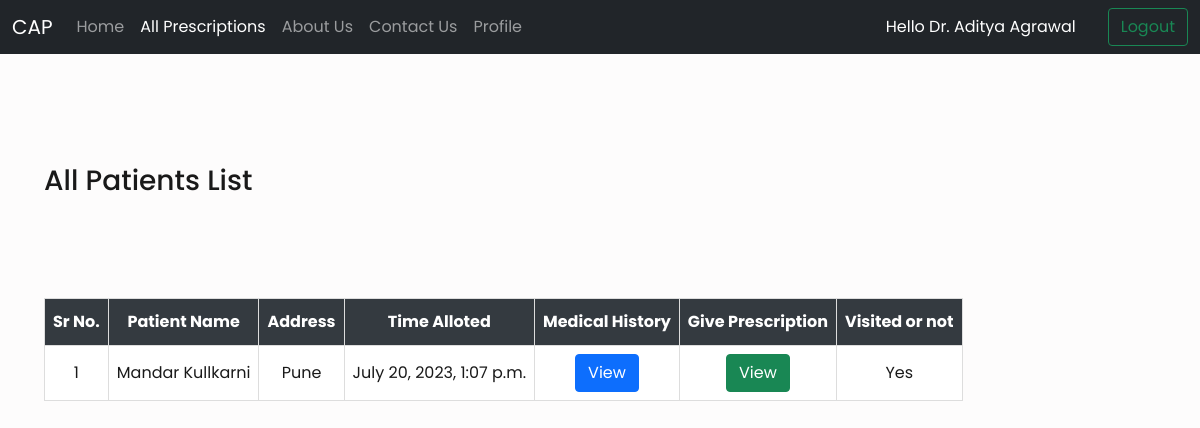
Page /doctor/allprescriptions/ (signed in) on the earlier database version.
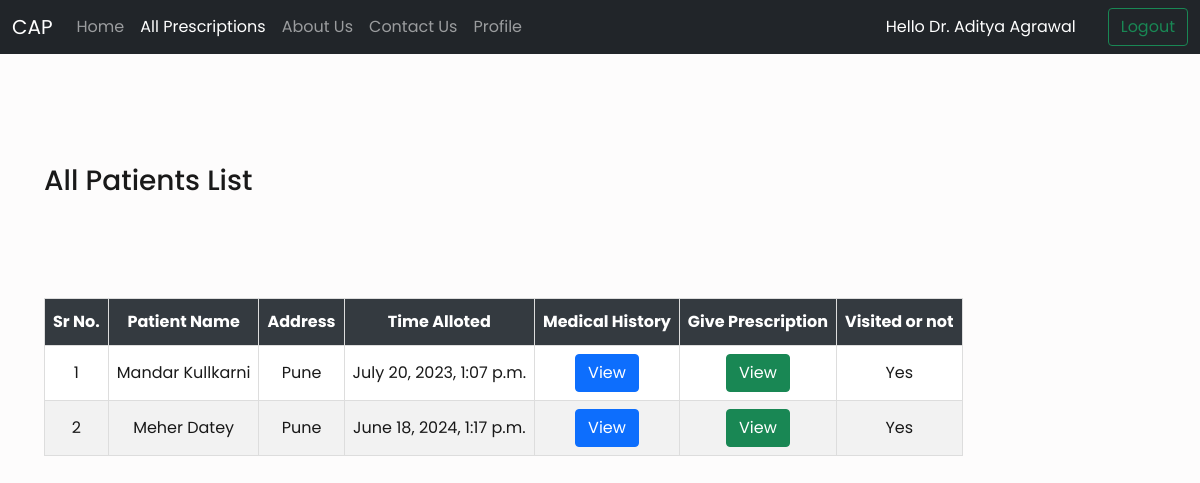
Same page on the later database version.
### panel/models.py (models this page shows, shortened)
class Appointment(models.Model):
   Patient = models.CharField(max_length=50)
   Doctor = models.CharField(max_length=50)
   Time = models.DateTimeField(null=True,blank=True)
   visited = models.BooleanField(default=False)

class Patient(models.Model):
   name = models.OneToOneField(User,on_delete=models.CASCADE)
   gender = models.CharField(max_length=10)
   address = models.TextField(null=True,blank=True)
   date_of_Birth = models.DateField(null=True,blank=True)
   height = models.IntegerField(default=0)
   weight = models.IntegerField(default=0)
   phoneno = models.CharField(max_length=15)
   martial = models.CharField(max_length=10)
   addedon = models.DateTimeField()
   def __str__(self):
    return self.name.username

### doctorpanel/views.py (the view)
# urls.py: path('allprescriptions/', views.allprescriptions ,name="allprescriptions"),
def allprescriptions(request):
    if request.user.is_authenticated:
            appos = Appointment.objects.filter(Doctor=request.user.username)
            patients = Patient.objects.all()
            allhistorys = History.objects.all()
            allpres = list()
            if Prescription.objects.filter(Doctor=request.user).exists():
                prep = Prescription.objects.filter(Doctor=request.user)
                for i in prep:
                    allpres.append(i.Patient)
            else:
                allpres = []
            print(allpres)
            params = {'appos':appos,'patients':patients,'allhistorys':allhistorys,'allpres':allpres}
            return render(request,'allprescriptions.html',params)
    else:
        messages.error(request,"Please Login First")
        return redirect(accounts.views.login)

### templates/allprescriptions.html (shortened to what this page needs)
<!doctype html>
<html lang="en">
<head>
    <link href="https://cdn.jsdelivr.net/npm/bootstrap@5.1.3/dist/css/bootstrap.min.css" rel="stylesheet"
>
    <link rel="stylesheet" type="text/css" href="https://cdn.datatables.net/v/dt/dt-1.11.5/datatables.min.css" />
</head>
<body>
  <nav class="navbar navbar-expand-lg navbar-dark bg-dark">
    <div class="container-fluid">
        <a class="navbar-brand" href="{% url 'doctorhome' %}">CAP</a>
        <div class="collapse navbar-collapse" id="navbarSupportedContent">
            <ul class="navbar-nav me-auto mb-2 mb-lg-0">
                <li class="nav-item">
                    <a class="nav-link" aria-current="page" href="{% url 'doctorhome' %}">Home</a>
                </li>
                <li class="nav-item">
                    <a class="nav-link active" href="{% url 'allprescriptions' %}">All Prescriptions</a>
                </li>
                <li class="nav-item">
                    <a class="nav-link" href="{% url 'aboutus' %}">About Us</a>
                </li>
                <li class="nav-item">
                    <a class="nav-link" href="{% url 'contactus' %}">Contact Us</a>
                </li>
                <li class="nav-item">
                    <a class="nav-link" href="">Profile</a>
                </li>
            </ul>
            <a class="nav-link active" style="color: #fff;margin: 0rem 1rem;">Hello Dr. {{user.username}}</span></a>
            <button type="button" class="btn btn-outline-success" data-bs-toggle="modal"
                data-bs-target="#exampleModal">
                Logout
            </button>
        </div>
    </div>
</nav>
    <br><br><br><br>
    <div class="container" style="margin: 0rem 2rem;">
        <div style="margin: 20px 0px;">
            <h3 style="display: inline;">All Patients List</h2>
        </div>
        <table id="dataTable" style="text-align: center;margin-top: 100px;">
            <thead>
                <tr>
                  <th style="text-align: center;">Sr No.</th>
                  <th style="text-align: center;">Patient Name</th>
                  <th style="text-align: center;">Address</th>
                  <th style="text-align: center;">Time Alloted</th>
                  <th style="text-align: center;">Medical History</th>
                  <th style="text-align: center;">Give Prescription</th>
                  <th style="text-align: center;">Visited or not</th>
                </tr>
            </thead>
            <tbody>
              {% for i in appos %}
            <tr>
              <td>{{forloop.counter}}</td>
              <td>{{i.Patient}}</td>
              <td>
                  {% for j in patients %}
                  {% if j.name.username == i.Patient %}
                      {{j.address}}
                  {% endif %}
                  {% endfor %}
              </td>
              <td>{{i.Time}}</td>
              <td>
                  <center><button type="button" class="btn btn-primary" data-bs-toggle="modal"
                      data-bs-target="#exampleModal{{i.id}}">
                      View
                  </button></center>
          </td>
              <td>
                  {% if i.Patient in allpres %}
                  <form action="{% url 'seepres' %}" method="post">
                  <center><button type="submit" class="btn btn-success">
                      View
                  </button></center>
                  </form>
                  {% endif %}
              </td>
              <td>
                  {% if i.visited %} Yes {% else %} No {% endif %}
              </td>
            </tr>
            {% endfor %}
          </tbody>
        </table>
    </div>
</body>
</html>

### templates/allprescriptions.html (style rules this page uses)
* { margin: 0; padding: 0; box-sizing: border-box; }
html, body { height: 100%; }
body { background: #fdfcfc; color: rgba(0, 0, 0, 0.9); font-family: "Poppins", sans-serif; font-size: 16px; line-height: 1.4; }
#dataTable td, #dataTable th { border: 1px solid #ddd; padding: 8px; }
#dataTable tr { transition: transform 0.3s ease-in-out; }
#dataTable tr:nth-child(odd) { background-color: white; }
#dataTable tr:nth-child(even) { background-color: #f2f2f2; }
#dataTable th { padding-top: 12px; padding-bottom: 12px; text-align: left; background-color: #343a40; color: white; }

Differences in the rows shown:
added Appointment: Patient "Meher Datey", Time "June 18, 2024, 1:17 p.m.", visited "Yes"
added Patient: address "Pune", shown under "Meher Datey"
